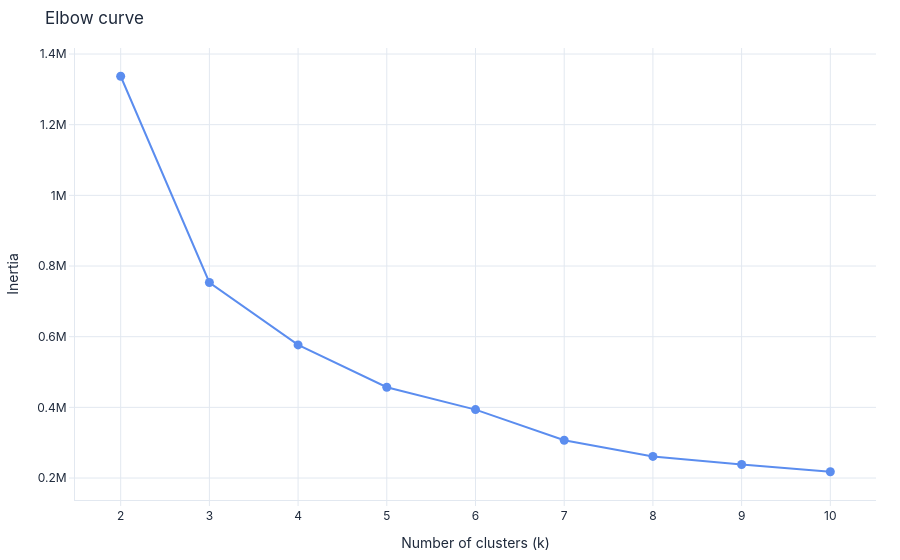

This figure's notebook cell:
### Markdown cell above
## 3. ¿Cuántos grupos (k)? El codo y el silhouette

k-means **no** decide k por nosotros. Dos señales ayudan: el **codo** (la inercia baja al agregar
grupos; buscamos el **quiebre**) y el **silhouette** (qué tan separado queda cada punto, de -1 a 1;
buscamos el **máximo**).

### La vía rápida de PyCaret

PyCaret trae el gráfico del codo listo y marca el quiebre solo:

### Code cell
exp.plot_model(res.pipeline, plot='elbow')

### Figure 1 — Plotly figure (JSON) as saved in the notebook; plotly's stock layout.template omitted (floating-point values rounded to 4 significant figures)
{"data": [{"hovertemplate": "k = %{x}<br>Inertia: %{y:.2f}<extra></extra>", "line": {"color": "#5B8DEF", "width": 2}, "marker": {"size": 9}, "mode": "lines+markers", "type": "scatter", "x": [2, 3, 4, 5, 6, 7, 8, 9, 10], "y": [1337000.0, 753400.0, 576800.0, 456900.0, 393600.0, 306900.0, 261200.0, 238300.0, 217700.0]}], "layout": {"font": {"color": "#1E293B", "family": "Inter, system-ui, sans-serif", "size": 12}, "hoverlabel": {"bgcolor": "white", "bordercolor": "#E2E8F0", "font": {"family": "Inter, system-ui, sans-serif", "size": 12}}, "legend": {"bgcolor": "rgba(0,0,0,0)", "borderwidth": 0, "orientation": "h", "x": 0, "y": -0.18}, "margin": {"b": 48, "l": 56, "r": 24, "t": 48}, "paper_bgcolor": "rgba(0,0,0,0)", "plot_bgcolor": "rgba(0,0,0,0)", "showlegend": false, "title": {"text": "Elbow curve"}, "xaxis": {"automargin": true, "gridcolor": "#E2E8F0", "linecolor": "#E2E8F0", "tickcolor": "#E2E8F0", "ticks": "outside", "title": {"text": "Number of clusters (k)"}, "zerolinecolor": "#E2E8F0"}, "yaxis": {"automargin": true, "gridcolor": "#E2E8F0", "linecolor": "#E2E8F0", "tickcolor": "#E2E8F0", "ticks": "outside", "title": {"text": "Inertia"}, "zerolinecolor": "#E2E8F0"}}}
